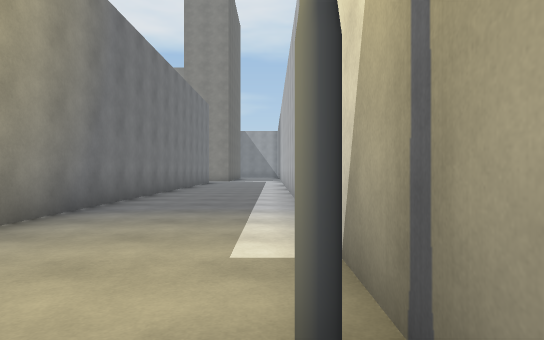
View 1 (above)

24 first-person views from a walk through a Unity game level. The camera is 1.2 m above the floor, looks level and sees 75° across. The floor is counted in squares, 2 m on a side. Each view is taken from the middle of a square. On the plan, view 1 faces up. The plan holds only what a view shows up to about 10 squares ahead; the rest is blank. The place goes on beyond the plan. The player is left out. Some animated figures are not drawn. Some surface patterns are stand-ins.

View 2
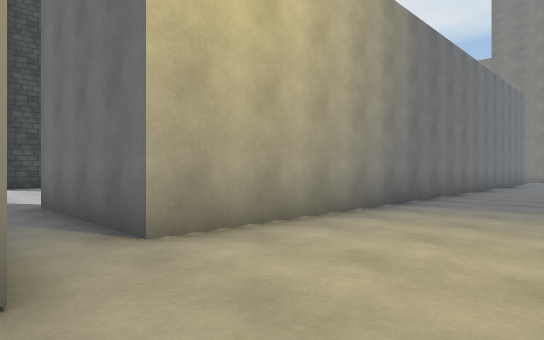

View 3
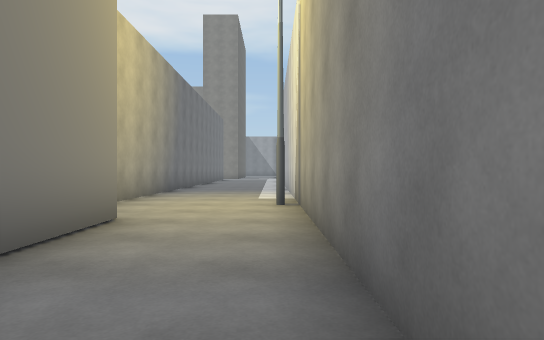

View 4
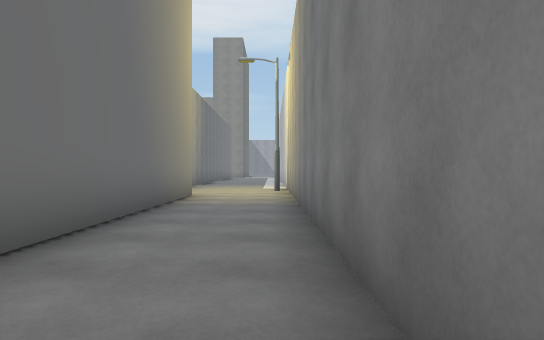

View 5
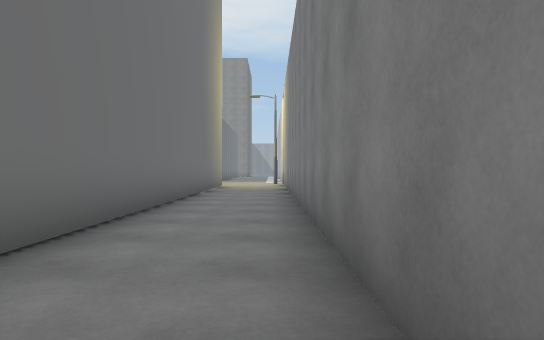

View 6
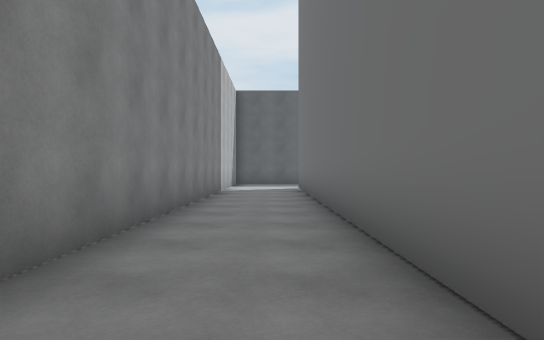

View 7
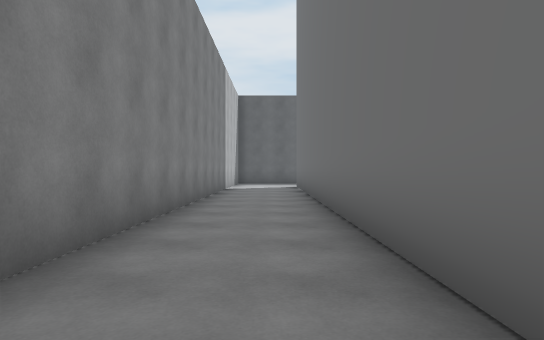

View 8
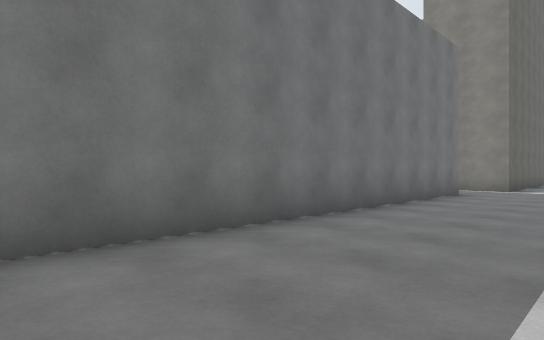

View 9
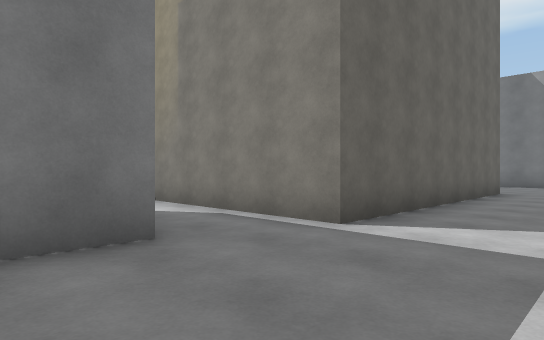

View 10
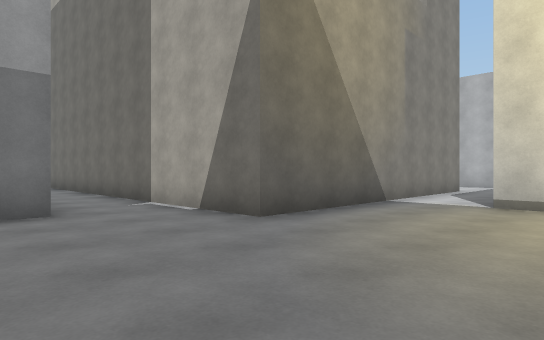

View 11
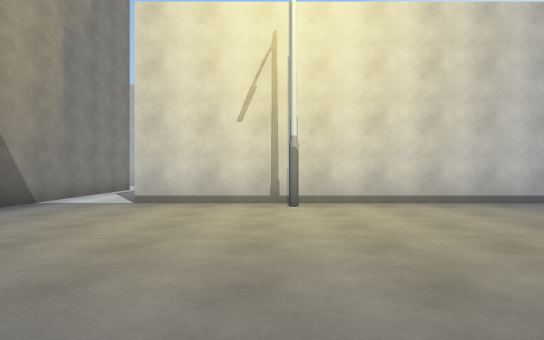

View 12
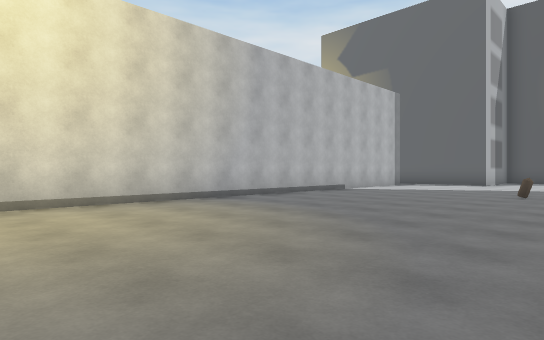

View 13
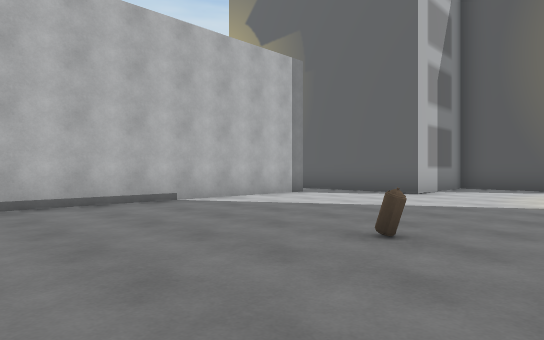

View 14
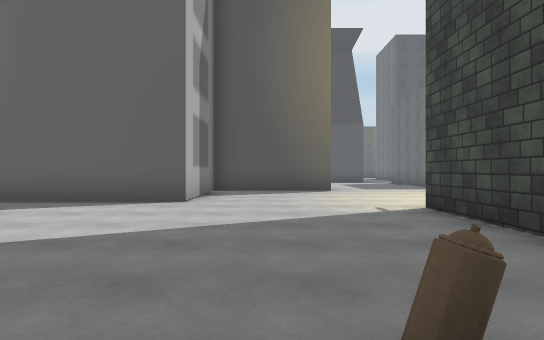

View 15
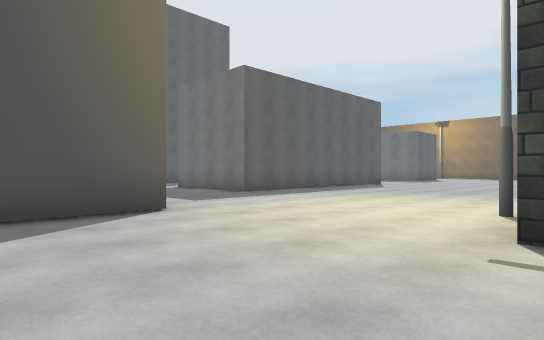

View 16
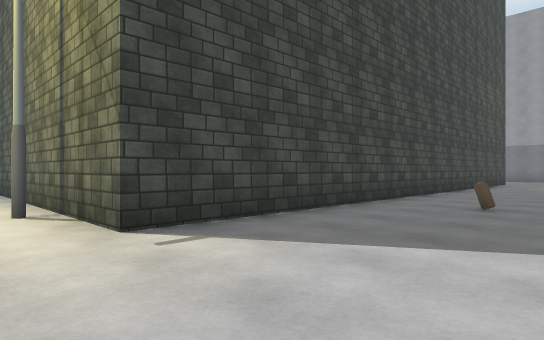

View 17
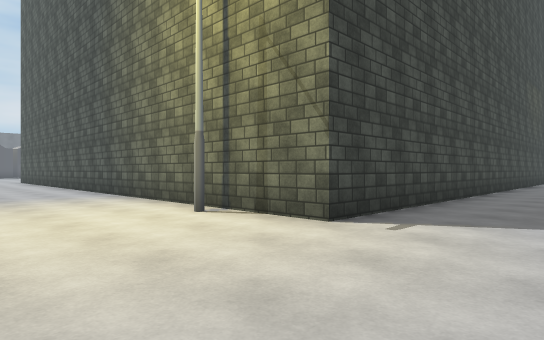

View 18
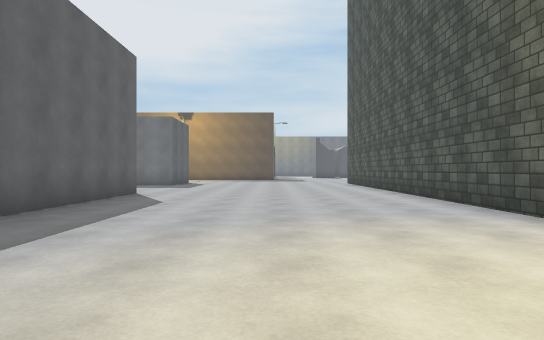

View 19
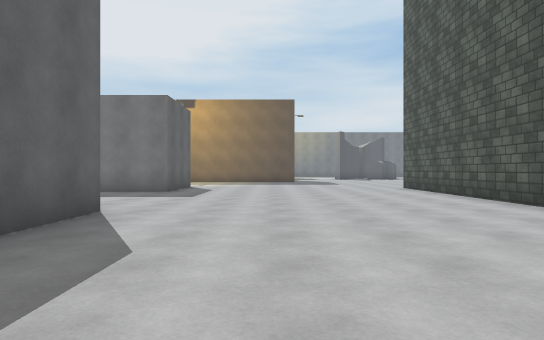

View 20
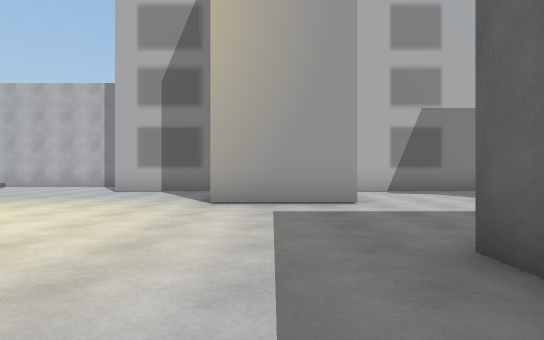

View 21
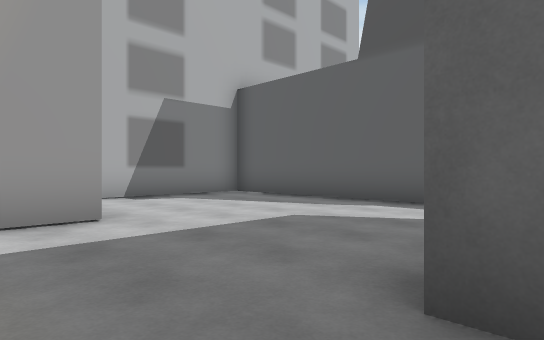

View 22
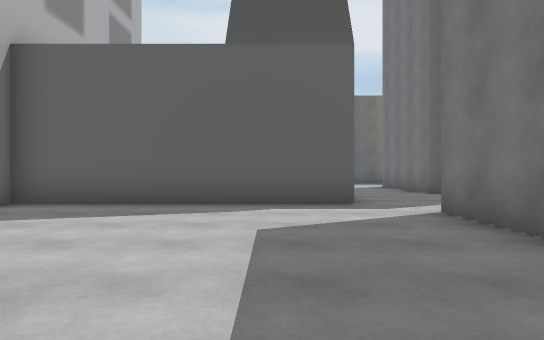

View 23
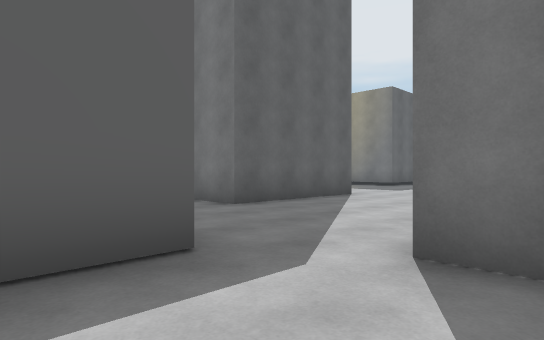

View 24
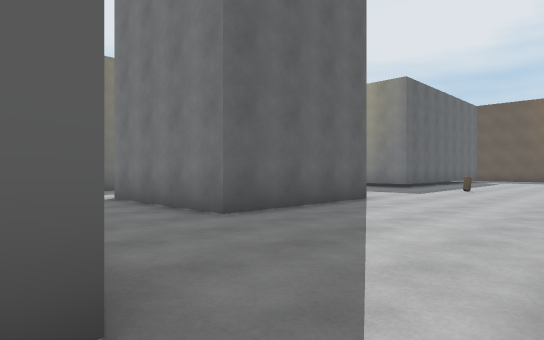

### Floor plan
Key: @ floor where view 1 was taken; # wall or solid block; . floor; B building; O other object.
Columns run from 29 left of view 1 to 1 right of it. Each row starts with its distance up from view 1.
 25                   .B      B..
 24                   .B      B..
 23                   .B      B..
 22                   .B      B..
 21                  #.B      B..
 20                  ..B      B..
 19                 ...BBBBBBBB...
 18                 ..............
 17                 ..............
 16                 .......#  #...
 15                 .......#  #...
 14                 .......#  #..
 13                 .......#  #..
 12                 .......#  #..
 11                 .......#  #...
 10                #.......#  #...#
  9                #.......#  #...#
  8                #.......#  #...#
  7                #.......#  #...
  6                #.......#  #...
  5                #..O....#  #...#
  4                #.......#  #...#
  3                #.......#  #...#
  2                #.......#  #...#
  1 ################.......####...#
  0 ..............#..............@#
 -1 ....................####   #..#
 -2 ....................#      #..#
 -3 ....................#      #..#
 -4 .................####      #..#
 -5 .................#         #..#
 -6 .................#         #..#
 -7 #....#####  #.......#      #..#
 -8 #..         #.......#      #..#
 -9 #           #.......#      #..#
-10             #.......#      #..#
-11     ................#      #..#
-12    ...........#######      #..#
-13    O..........             #..#
-14     ....####..             #..#
-15      ..    #..             #..#

Positions as (right, up) in squares from view 1, and headings:
1: (0, 0), facing up
2: (0, -1), facing up-left
3: (0, -5), facing up
4: (0, -9), facing up
5: (0, -14), facing up
6: (-1, -6), facing down
7: (-1, -5), facing down
8: (0, 7), facing up-left
9: (0, 15), facing up-left
10: (-13, 15), facing up-right
11: (-13, 14), facing right
12: (-13, 14), facing down-right
13: (-13, 8), facing down-right
14: (-11, 6), facing down
15: (-10, 1), facing down-left
16: (-10, -1), facing up-left
17: (-11, -3), facing up-left
18: (-15, -3), facing left
19: (-19, -4), facing left
20: (-19, -5), facing right
21: (-17, -5), facing down-right
22: (-14, -5), facing down
23: (-14, -9), facing down-left
24: (-15, -10), facing down-left
